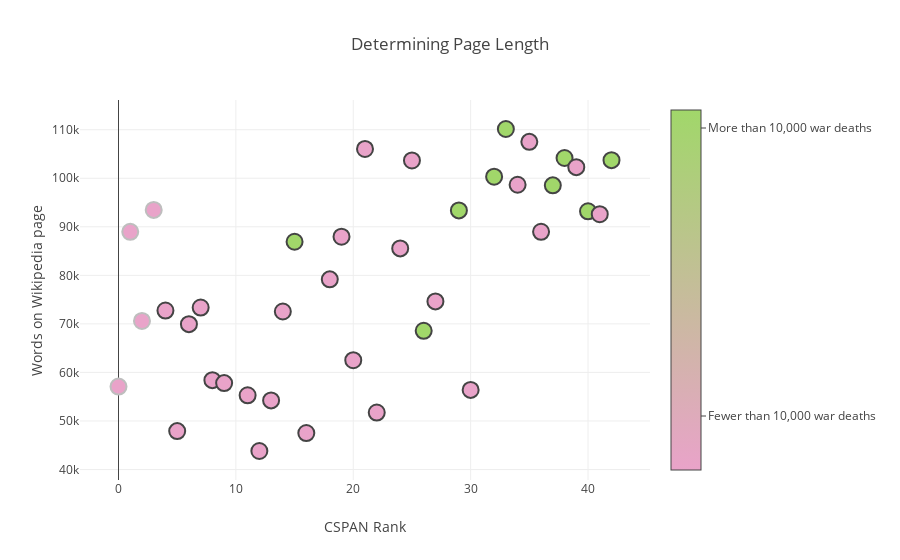

Here is the notebook cell this chart was saved with:
### Code cell
trace = go.Scatter(x=dead_df['rank'], y=dead_df['Words on Page'],
                  mode='markers',
                  marker=dict(size= 16,
                              line= dict(width=2, color=(0,0,0,0)),
                              color=dead_df['more_than_10000_deaths'],
                             colorscale=[[0, colors[0]],
                                        [0, colors[0]],
                                        [1,colors[2]],
                                        [1,colors[2]]],
                             showscale=True,
                           colorbar = dict(tickmode='array',
                                      tickvals=[0.15, 0.95],
                                     ticktext = ['Fewer than 10,000 war deaths', 'More than 10,000 war deaths'],
                                 ticks= 'outside')),
                  text = dead_df['President Name'],
                  hoverinfo='text')

data = go.Data([trace])
layout = go.Layout(title='Determining Page Length',
                   xaxis=dict(title='CSPAN Rank'),
                  yaxis=dict(title='Words on Wikipedia page'))
fig = go.Figure(data=data, layout=layout)
plotly.iplot(fig)

### Figure 1 — Plotly figure (JSON) as saved in the notebook; plotly's stock layout.template omitted (floating-point values rounded to 4 significant figures)
{"data": [{"hoverinfo": "text", "marker": {"color": [0, 0, 0, 0, 0, 0, 0, 0, 0, 0, 0, 0, 0, 0, 1, 0, 0, 0, 0, 0, 0, 0, 0, 1, 0, 1, 0, 1, 1, 0, 0, 0, 1, 1, 0, 1, 0, 1], "colorbar": {"tickmode": "array", "ticks": "outside", "ticktext": ["Fewer than 10,000 war deaths", "More than 10,000 war deaths"], "tickvals": [0.15, 0.95]}, "colorscale": [[0, "rgb(233,163,201)"], [0, "rgb(233,163,201)"], [1, "rgb(161,215,106)"], [1, "rgb(161,215,106)"]], "line": {"color": [0, 0, 0, 0], "width": 2}, "showscale": true, "size": 16}, "mode": "markers", "text": ["James Buchanan", "Andrew Johnson", "Franklin Pierce", "Warren G. Harding", "John Tyler", "William H. Harrison", "Millard Fillmore", "Herbert Hoover", "Chester A. Arthur", "Martin Van Buren", "Rutherford B. Hayes", "Zachary Taylor", "Benjamin Harrison", "James A. Garfield", "Richard M. Nixon", "Calvin Coolidge", "Gerald R. Ford", "William H. Taft", "Grover Cleveland", "Ulysses S. Grant", "John Quincy Adams", "John Adams", "Andrew Jackson", "James Madison", "William McKinley", "James K. Polk", "James Monroe", "Woodrow Wilson", "Lyndon B. Johnson", "Ronald Reagan", "John F. Kennedy", "Thomas Jefferson", "Harry S. Truman", "Dwight D. Eisenhower", "Theodore Roosevelt", "Franklin D. Roosevelt", "George Washington", "Abraham Lincoln"], "type": "scatter", "x": [0, 1, 2, 3, 4, 5, 6, 7, 8, 9, 11, 12, 13, 14, 15, 16, 18, 19, 20, 21, 22, 24, 25, 26, 27, 29, 30, 32, 33, 34, 35, 36, 37, 38, 39, 40, 41, 42], "y": [57081, 88963, 70602, 93488, 72754, 47912, 69946, 73365, 58411, 57803, 55296, 43815, 54239, 72555, 86922, 47517, 79175, 87955, 62521, 106038, 51734, 85549, 103675, 68573, 74635, 93382, 56399, 100324, 110149, 98662, 107499, 88968, 98538, 104177, 102292, 93193, 92595, 103730]}], "layout": {"title": "Determining Page Length", "xaxis": {"title": "CSPAN Rank"}, "yaxis": {"title": "Words on Wikipedia page"}}}
